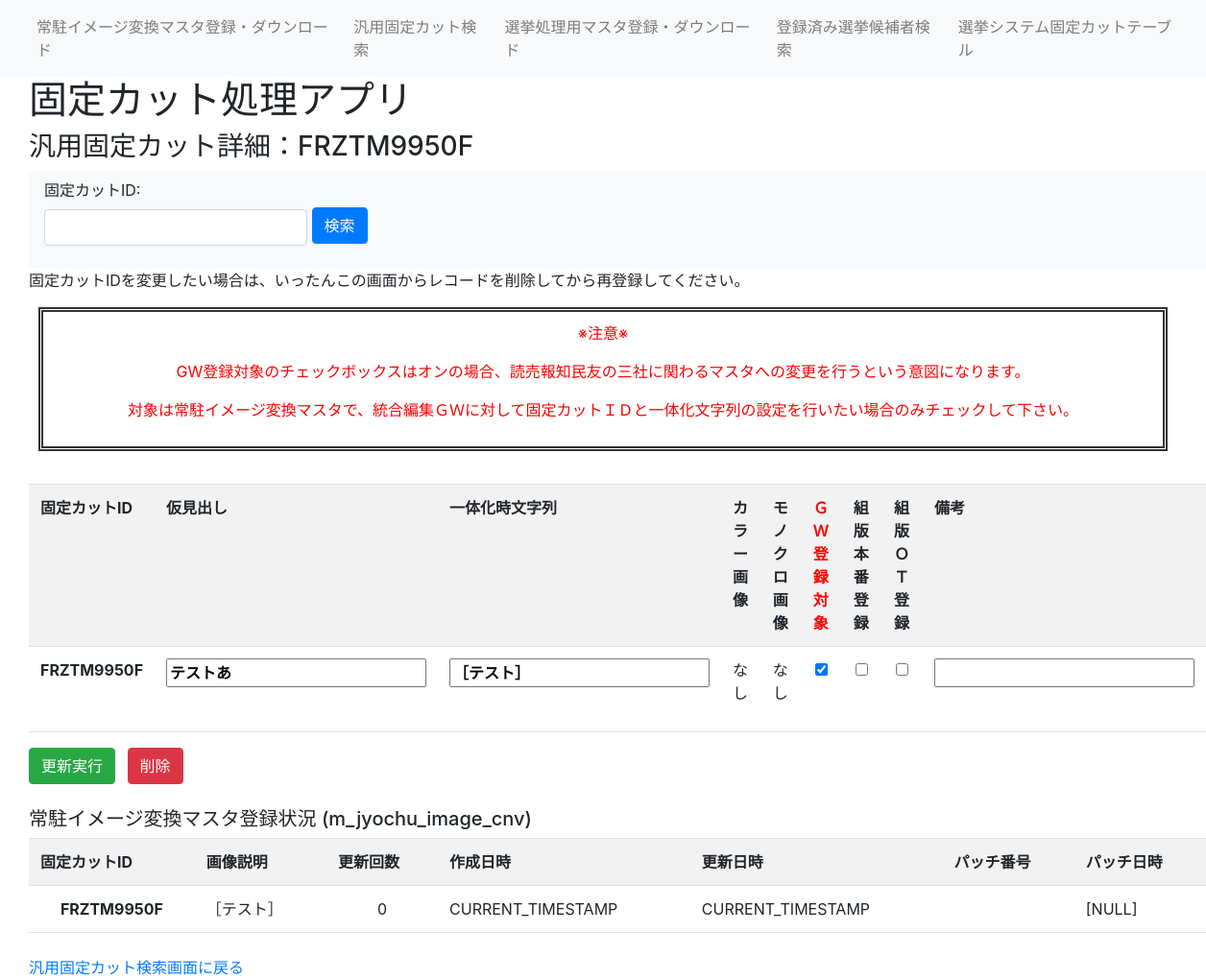
The page /general_detail/FRZTM9950F on the database as committed earlier.
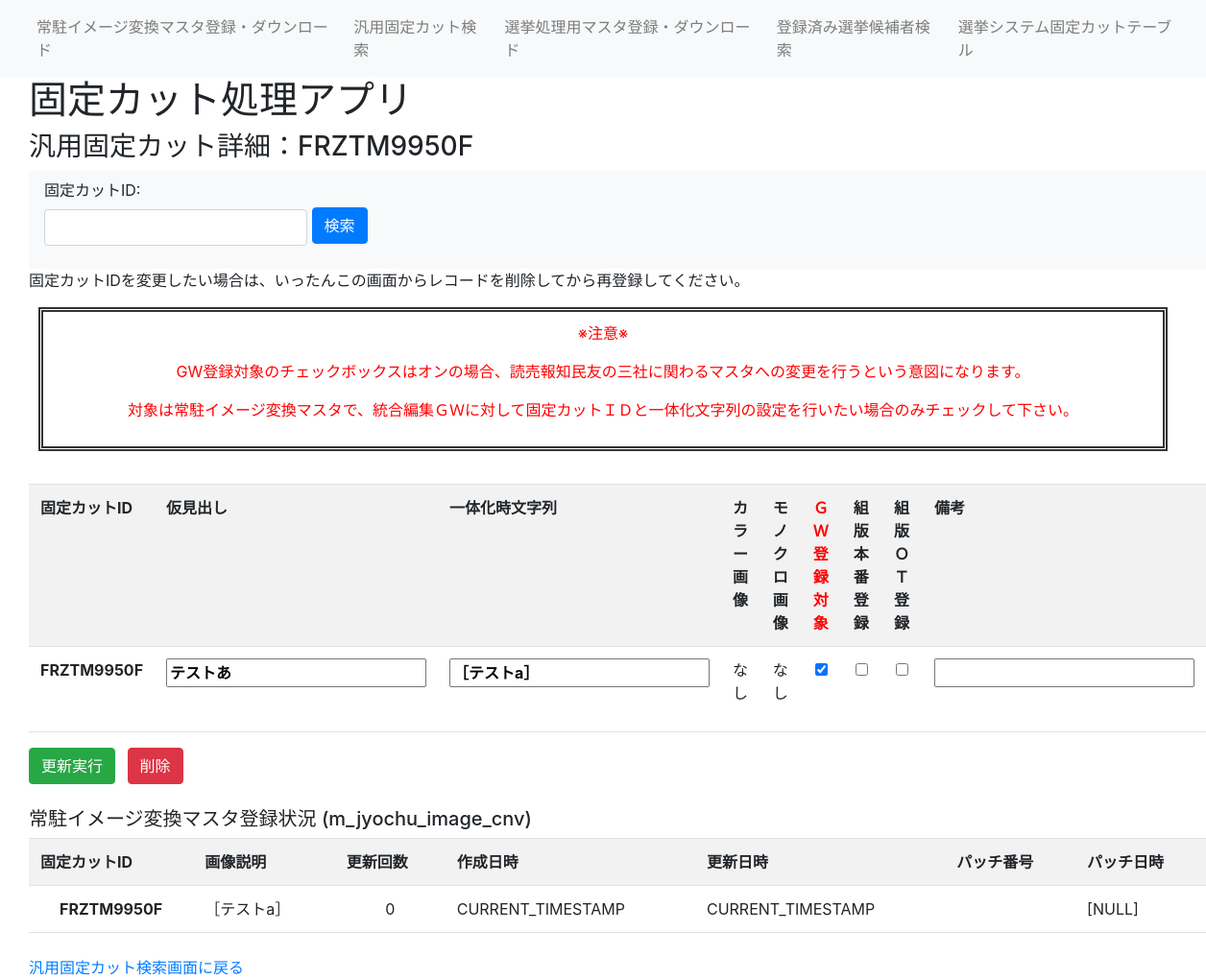
The same page on the database as committed later.
### fixedcut_app/models/fixedcut.py (models this page shows)
class FixedCut(db.Model):
    ___tablename__ = "fixedcut"
    id = db.Column(db.String(20), primary_key=True) #固定カットID
    midashi = db.Column(db.String(30)) #仮見出し
    Str = db.Column(db.String(100)) #一体化時文字列
    colorUrl = db.Column(db.String(100)) #カラー画像のURL
    monoUrl = db.Column(db.String(100)) #モノクロ画像のURL
    GWFlg = db.Column(db.Boolean, default=False) #GW登録対象
    prodFlg = db.Column(db.Boolean, default=False) #組版本番登録済みか
    OTFlg = db.Column(db.Boolean, default=False) #組版OT系登録済みか
    comment = db.Column(db.String(255)) #コメント
    created_at = db.Column(db.DateTime, nullable=False, default=datetime.now)  # 作成日時
    updated_at = db.Column(db.DateTime, nullable=False, default=datetime.now, onupdate=datetime.now)  # 更新日時

### fixedcut_app/views.py (the view, shortened to what this page needs)
@app.route('/general_detail/<string:id>', methods=['GET', 'POST'])
def general_detail(id):
    if request.method == 'GET':
        results = db.session.query(FixedCut).filter(FixedCut.id == id).all()
        if not results:
            return render_template('error_404.html'), 404
        print(results[0].GWFlg)
        jyochu_result = db.session.query(MJyochuImageCnv).filter(MJyochuImageCnv.fixed_cut_id == id).first()
        return render_template('general_detail.html', results=results, jyochu_result=jyochu_result)

### fixedcut_app/views.py (called while the page is built)
@app.before_request
def log_request():
    app.logger.info("Request: %s %s from %s", request.method, request.path, request.remote_addr)

### fixedcut_app/templates/general_detail.html (shortened to what this page needs)
{% extends 'layout.html' %}
{% block header %}
<h3>汎用固定カット詳細：{{results[0].id}}</h3>
{% endblock %}
{% block content %}
<p>固定カットIDを変更したい場合は、いったんこの画面からレコードを削除してから再登録してください。</p>
{% endblock %}
{% block caution %}
<div class="caution">
    <P>※注意※</p>
    <p>GW登録対象のチェックボックスはオンの場合、読売報知民友の三社に関わるマスタへの変更を行うという意図になります。</p>
    <p>対象は常駐イメージ変換マスタで、統合編集ＧＷに対して固定カットＩＤと一体化文字列の設定を行いたい場合のみチェックして下さい。</p>
</div>
{% endblock %}
{% block serchbar %}
<nav class="navbar navbar-expand-lg navbar-light bg-light">
    <form class="form-group" onsubmit="searchById(event)">
        <ul class="navbar-nav">
            <li class="nav-item">
                <label for="ID">固定カットID:</label>
                <input name="ID" type="text" class="form-control" id="ID">
            </li>
            <li class="nav-item">
                <button type="submit" class="btn btn-primary" name="search">検索</button>
            </li>
        </ul>
    </form>
</nav>
{% endblock %}
{% block serch_result %}
 <div class="pad">
    <form id="generalDetailForm" action="/general_detail/{{ results[0].id }}" method="POST" enctype="multipart/form-data" onsubmit="return confirmDetailUpdate(event)">
        <table class="table table-striped table-hover">
            <tr>
                <th>固定カットID</th>
                <th>仮見出し</th>
                <th>一体化時文字列</th>
                <th>カラー画像</th>
                <th>モノクロ画像</th>
                <th><font color="red">ＧＷ登録対象</font></th>
                <th>組版本番登録</th>
                <th>組版ＯＴ登録</th>
                <th>備考</th>
            </tr>
        {% for res in results %}
        <tr>
            <td class="text-center fw-bold">{{ res.id }}</td>
            <td class="text-center"><input name="midashi" type="text" value="{{ res.midashi }}" class="fw-bold"></input></td>
            <td class="text-center"><input name="Str" type="text" value="{{ res.Str }}" class="fw-bold"></input></td>
            <td>
                {% if ".eps" in res.colorUrl %}
                <a href="/download/static/{{ res.colorUrl }}">ダウンロード</a></td>
                {% elif ".jpg" in res.colorUrl %}
                <img src="{{ url_for('static', filename=res.colorUrl) }}" height="50" alt="">
                {% elif ".jpeg" in res.colorUrl %}
                <img src="{{ url_for('static', filename=res.colorUrl) }}" height="50" alt="">
                {% elif ".svg" in res.colorUrl %}
                <img src="{{ url_for('static', filename=res.colorUrl) }}" height="50" alt="">
                {% else %}
                <p>なし</p>
                {% endif %}
            <td>
                {% if ".eps" in res.monoUrl %}
                <a href="{{ res.monoUrl }}" download="モノクロ画像.eps">ダウンロード</a>
                {% elif ".jpg" in res.monoUrl %}
                <img src="{{ url_for('static', filename=res.monoUrl) }}" height="50" alt="">
                {% elif ".jpeg" in res.monoUrl %}
                <img src="{{ url_for('static', filename=res.monoUrl) }}" height="50" alt="">
                {% elif ".svg" in res.monoUrl %}
                <img src="{{ url_for('static', filename=res.monoUrl) }}" height="50" alt="">
                {% else %}
                <p>なし</p>
                {% endif %}
            </td>
            <td class="text-center">
                {% if res.GWFlg==True %}
                <input name="GWFlg" type="checkbox" checked class="fw-bold">
                {% else %}
                <input name="GWFlg" type="checkbox" class="fw-bold">
                {% endif %}
            </td>
             <td class="text-center">
                {% if res.prodFlg==True %}
                <input name="prodFlg" type="checkbox" checked class="fw-bold">
                {% else %}
                <input name="prodFlg" type="checkbox" class="fw-bold">
                {% endif %}
            </td>
            <td class="text-center">
                {% if res.OTFlg==True %}
                <input name="OTFlg" type="checkbox" checked class="fw-bold">
                {% else %}
                <input name="OTFlg" type="checkbox" class="fw-bold">
                {% endif %}
            </td>
            <td class="text-center"><input name="comment" type="text" value="{{ res.comment }}" class="fw-bold"></input></td>
        </tr>
        {% endfor %}
    </table>
    <div class="mt-3">
        <button type="submit" class="btn btn-success me-2">更新実行</button>
        <button type="button" class="btn btn-danger" onclick="confirmDelete('{{ results[0].id }}')">削除</button>
    </div>
</form>
</div>
{% if jyochu_result %}
<div class="pad mt-4">
    <h5>常駐イメージ変換マスタ登録状況 (m_jyochu_image_cnv)</h5>
    <table class="table table-striped table-hover">
        <tr>
            <th>固定カットID</th>
            <th>画像説明</th>
            <th>更新回数</th>
            <th>作成日時</th>
            <th>更新日時</th>
            <th>パッチ番号</th>
            <th>パッチ日時</th>
        </tr>
        <tr>
            <td class="text-center fw-bold">{{ jyochu_result.fixed_cut_id }}</td>
            <td>{{ jyochu_result.fixed_cut_img_explanation }}</td>
            <td class="text-center">{{ jyochu_result.upd_count }}</td>
            <td>{{ jyochu_result.created_datetime }}</td>
            <td>{{ jyochu_result.updated_datetime }}</td>
            <td>{{ jyochu_result.patch_no }}</td>
            <td>{{ jyochu_result.patch_datetime }}</td>
        </tr>
    </table>
</div>
{% endif %}
{% endblock %}
{% block footer %}
<div class="mt-4">
    <a href="/general">汎用固定カット検索画面に戻る</a>
</div>
{% endblock %}

### fixedcut_app/templates/layout.html (shortened to what this page needs)
<!DOCTYPE html>
<html>
    <link href="https://cdn.jsdelivr.net/npm/bootstrap@5.3.0/dist/css/bootstrap.min.css" rel="stylesheet">
    <link rel="stylesheet" href="https://cdn.jsdelivr.net/npm/bootstrap@4.1.3/dist/css/bootstrap.min.css">
    <link href="{{ url_for('static', filename='css/style.css') }}" rel="stylesheet">
    <head>
    </head>
    <body>
        <nav class="navbar navbar-expand-lg navbar-light bg-light pad">
            <ul class="navbar-nav">
                <li class="nav-item">
                    <a class="nav-link" href="/">常駐イメージ変換マスタ登録・ダウンロード</a>
                </li>
                <li class="nav-item">
                    <a class="nav-link" href="/general">汎用固定カット検索</a>
                </li>
                <li class="nav-item">
                    <a class="nav-link" href="/senkyo">選挙処理用マスタ登録・ダウンロード</a>
                </li>
                <li class="nav-item">
                    <a class="nav-link" href="{{ url_for('senkyo_person_table') }}">登録済み選挙候補者検索</a>
                </li>
                <li class="nav-item">
                    <a class="nav-link" href="{{ url_for('senkyo_sendgroup_text') }}">選挙システム固定カットテーブル</a>
                </li>
            </ul>
        </nav>
        <h1 class="pad">固定カット処理アプリ</h1>
        <div class="heder pad">
            {% block header %}{% endblock %}
        </div>
        <div class="pad">
            {% block serchbar %}{% endblock %}
        </div>
        <div class="pad">
            {% block content %}{% endblock %}
        </div>
        {% block caution %}{% endblock %}
        <dev class="pad">
        <div class=serch_result>
            {% block serch_result %}{% endblock %}
        </div>
        <div class="footer pad">
            {% block footer %}{% endblock %}
        </div>
    </body>
</html>

### fixedcut_app/templates/static/css/style.css (style rules this page uses)
.pad { padding-left: 30px; }
.caution { padding: 10px; margin-left: 40px; margin-right: 40px; margin-bottom: 10px; border: 5px double #333333; color: red; text-align: center; }

Rows that differ between the two databases and show on the page:
changed FixedCut "FRZTM9950F": Str "［テスト］" → "［テストa］"; fixed_cut_img_explanation "［テスト］" → "［テストa］"
